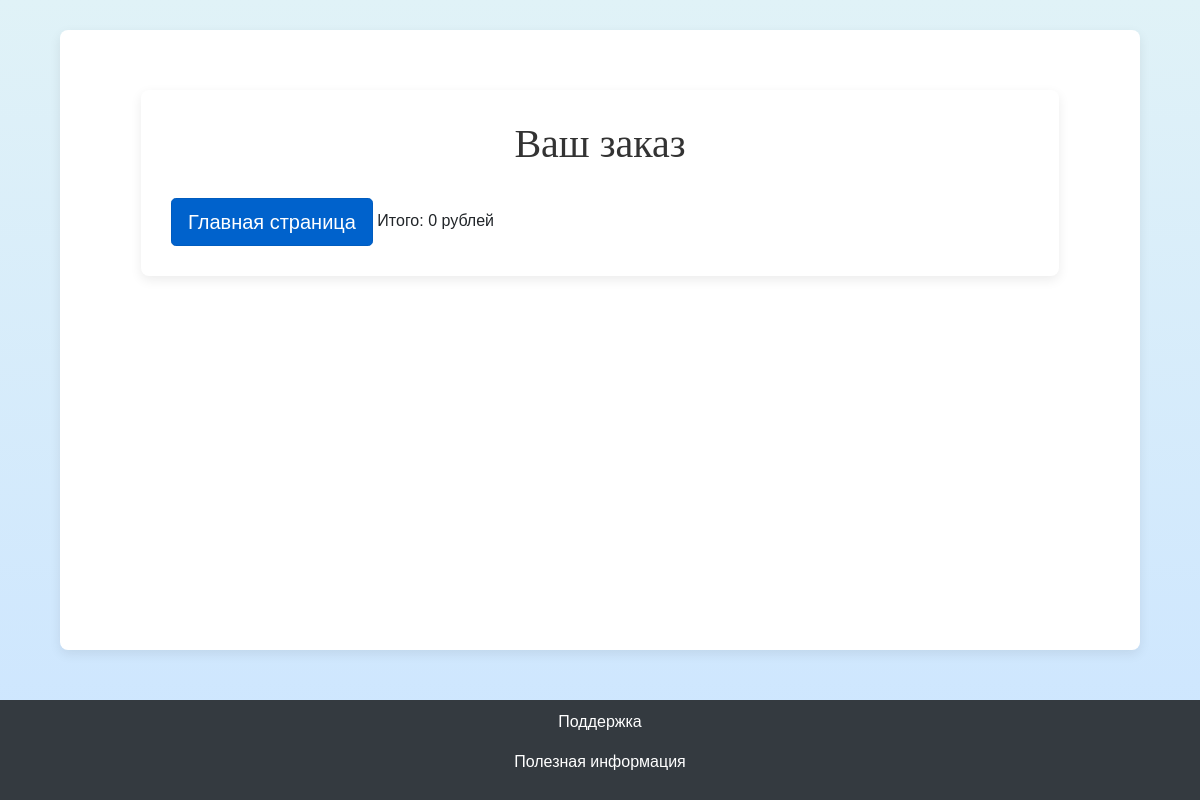
The app's page /buy, older data.
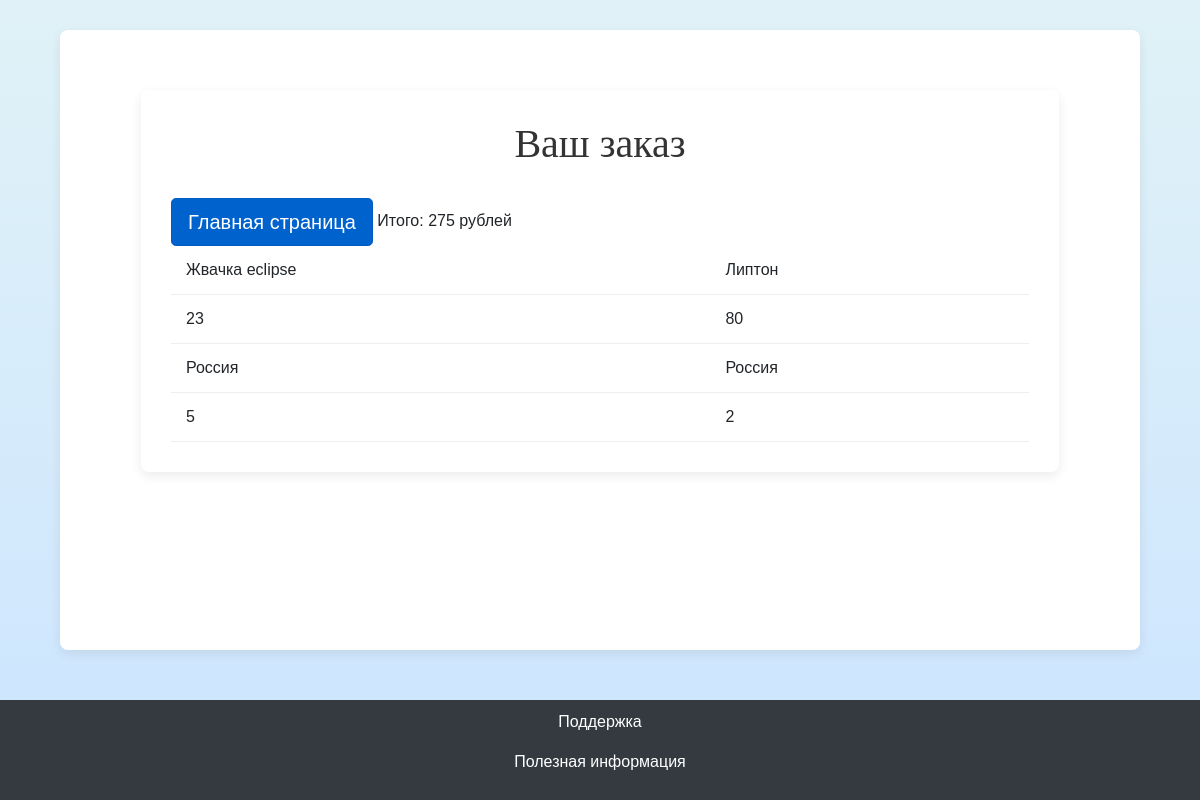
The same page, newer data.
### data/basket.py (models this page shows)
class Basket(SqlAlchemyBase):
    __tablename__ = 'basket'
    id = sqlalchemy.Column(sqlalchemy.Integer,
                           primary_key=True, autoincrement=True)
    name = sqlalchemy.Column(sqlalchemy.String, nullable=True)
    price = sqlalchemy.Column(sqlalchemy.Integer, nullable=True)
    provider = sqlalchemy.Column(sqlalchemy.String, nullable=True)
    number = sqlalchemy.Column(sqlalchemy.Integer, nullable=True)

### main.py (the view)
@app.route('/buy', methods=['GET', 'POST'])
def buy():
    db_sess = db_session.create_session()
    products_db = db_sess.query(Basket).all()
    names = [product.name for product in products_db]
    prices = [product.price for product in products_db]
    providers = [product.provider for product in products_db]
    numbers = [product.number for product in products_db]
    result = []
    count = 0
    for i in range(len(names)):
        count += prices[i] * numbers[i]
        result.append([names[i], prices[i], providers[i], numbers[i]])
    return render_template('buy.html', title='Домашняя страница', list=names, list1=prices, list2=providers,
                           list3=numbers, message=f"Итого: {count} рублей")

### data/db_session.py (called while the page is built)
def create_session() -> Session:
    global __factory
    return __factory()

### templates/buy.html (shortened to what this page needs)
<!DOCTYPE html>
<html>
<head>
     <link rel="stylesheet" href="https://stackpath.bootstrapcdn.com/bootstrap/4.4.1/css/bootstrap.min.css">
</head>
<body>
<main role="main" class="container">
<div class="container">
    <h1>Ваш заказ</h1>
    <a href="success" class="btn btn-primary btn-lg active" role="button" aria-pressed="true">Главная страница</a>
    <table class="product-table">
        <tbody>
        <tr>
            {% for item in list %}
            <td>{{item}}</td>
            {% endfor %}
        </tr>
        <tr>
            {% for item in list1 %}
            <td>{{item}}</td>
            {% endfor %}
        </tr>
        <tr>
            {% for item in list2 %}
            <td>{{item}}</td>
            {% endfor %}
        </tr>
        <tr>
            {% for item in list3 %}
            <td>{{item}}</td>
            {% endfor %}
        </tr>
        </tbody>
    </table>
</div>
</main>
<footer>
    <p><a class="telegram-link" href="https://t.me/store1523_support_bot" target="_blank">Поддержка</a></p>
    <p><a class="telegram-link" href="https://t.me/store1523_news_bot" target="_blank">Полезная информация</a></p>
</footer>
</body>
</html>

Row changes from the older to the newer data that the page shows:
added Basket: name "Жвачка eclipse", provider "Россия"
added Basket: name "Липтон", provider "Россия"
Text that changed along with them:
text written by a page script: "Итого: 0 рублей" → "Итого: 275 рублей"
new list line: "23"
new list line: "80"
new list line: "5"
new list line: "2"
